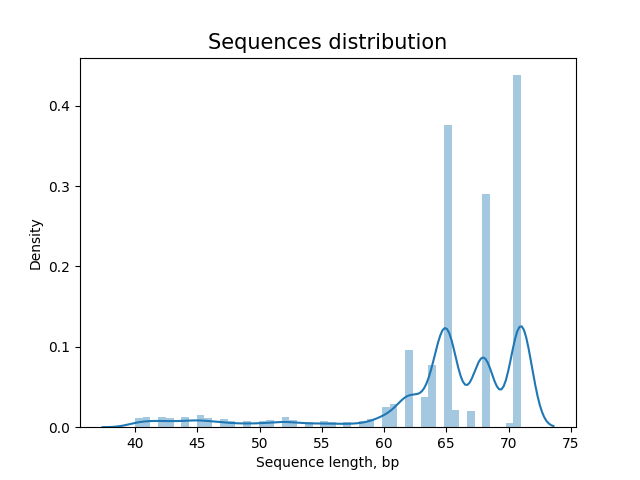

The Python source for this figure:
# pip install biopython
# import Bio
# print(Bio.__version__) #1.78
# pip install seaborn


from Bio import SeqIO
import seaborn as sns
import matplotlib.pyplot as plt

read_len = []
for seq_record in SeqIO.parse("C:\Python_programs\Risovanie\SRR1814235.fasta", "fasta"):
    read_len.append(len(seq_record))
sns.distplot(read_len, hist=True)
plt.title("Sequences distribution", fontsize=15)
plt.xlabel("Sequence length, bp")
plt.ylabel("Density")
# plt.show()
plt.savefig('Sequences_length_density.png')
